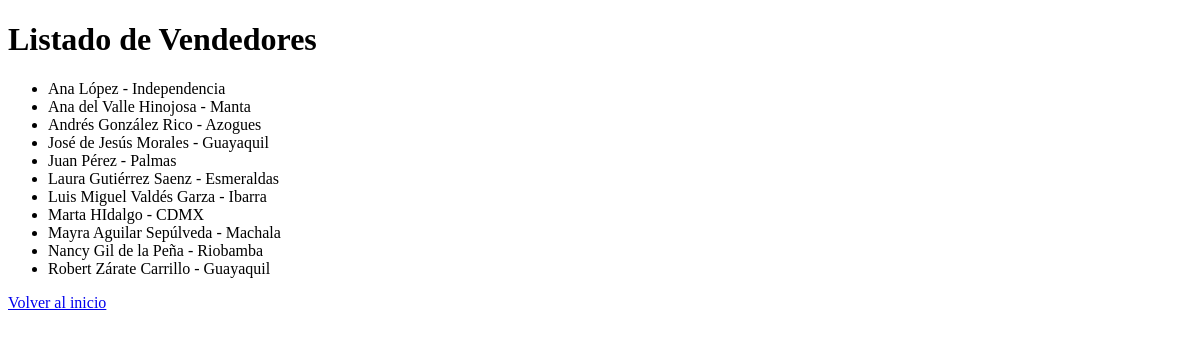
/catalogos/vendedores/, run on an earlier commit of the app's database.
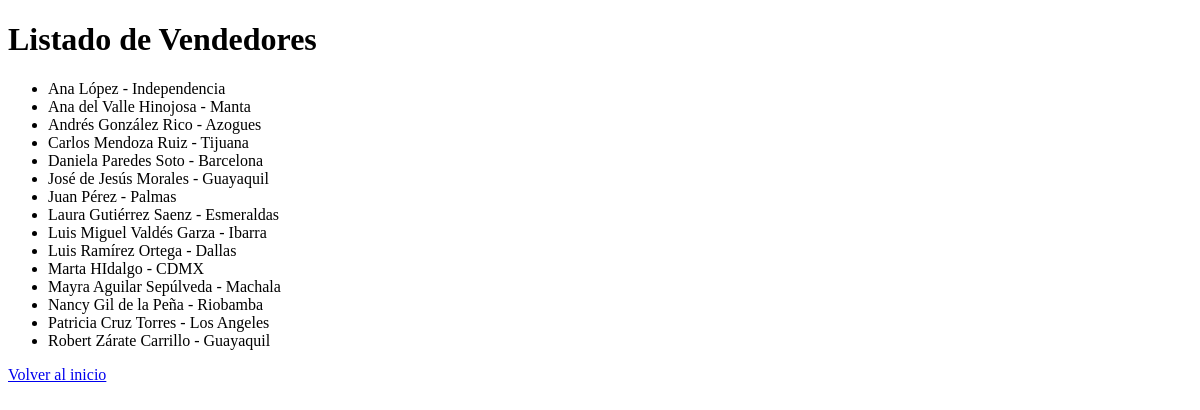
And on a later commit of the database.
### catalogos/models.py (models this page shows, shortened)
class Vendedor(models.Model):
    nombre = models.CharField(max_length=150)
    telefono = models.CharField(max_length=20, blank=True, null=True)
    correo = models.EmailField(blank=True, null=True)
    sucursal = models.ForeignKey(
        Sucursal,
        on_delete=models.PROTECT,
        related_name='vendedores'
    )
    activo = models.BooleanField(default=True)
    class Meta:
        verbose_name = "Vendedor"
        verbose_name_plural = "Vendedores"
        ordering = ['nombre']

class Sucursal(models.Model):
    nombre = models.CharField(max_length=100)
    ciudad = models.CharField(max_length=100)
    estado = models.CharField(max_length=100)
    pais = models.CharField(max_length=100, default="México")
    direccion = models.TextField(blank=True, null=True)
    activo = models.BooleanField(default=True)
    class Meta:
        verbose_name = "Sucursal"
        verbose_name_plural = "Sucursales"
        ordering = ['nombre']

### catalogos/views.py (the view)
# urls.py: path('vendedores/', lista_vendedores, name='lista_vendedores'),
def lista_vendedores(request):
    vendedores = Vendedor.objects.all()
    return render(request, 'catalogos/lista_vendedores.html', {'vendedores': vendedores})

### templates/catalogos/lista_vendedores.html (shortened to what this page needs)
<!DOCTYPE html>
<html lang="es">
<head>
</head>
<body>
    <h1>Listado de Vendedores</h1>
    <ul>
        {% for vendedor in vendedores %}
            <li>{{ vendedor.nombre }} - {{ vendedor.sucursal.nombre }}</li>
        {% empty %}
            <li>No hay vendedores registrados.</li>
        {% endfor %}
    </ul>
    <a href="/">Volver al inicio</a>
</body>
</html>

What changed in the data, as far as the page shows it:
added Vendedor: nombre "Carlos Mendoza Ruiz", sucursal.nombre "Tijuana"
added Vendedor: nombre "Daniela Paredes Soto", sucursal.nombre "Barcelona"
added Vendedor: nombre "Luis Ramírez Ortega", sucursal.nombre "Dallas"
added Vendedor: nombre "Patricia Cruz Torres", sucursal.nombre "Los Angeles"
